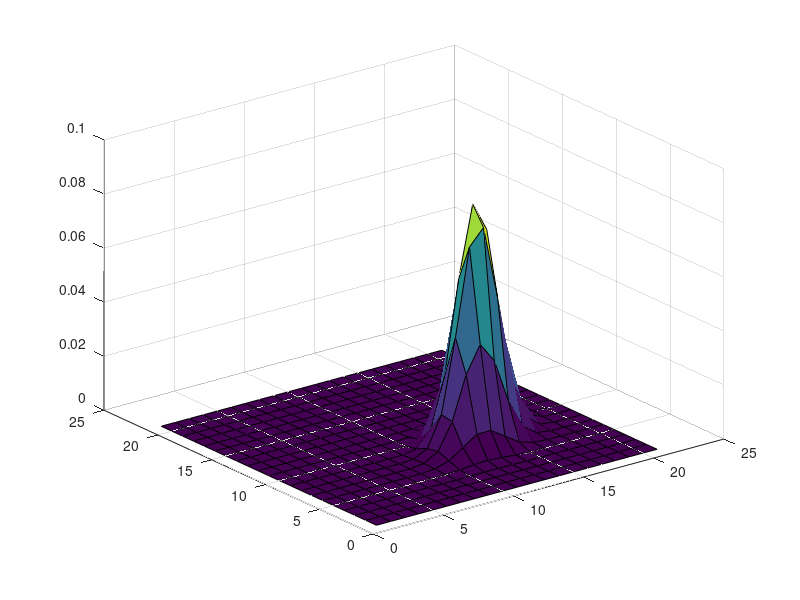

The MATLAB source for this figure:
%% Specify the parameters
% This defines the square around the origin (0, 0) in which the proability
% densities will be calculated
L = 10;
mu = [3;-2.4]; % the mean (a point in 2D)
theta = 30*pi/180; % rotation angle (which specifies the eigenvectors)
% These are actually eigenvalues
scale1 = 3;
scale2 = 1;
%% Calculate the covariance matrix
% Effectively we use a matrix C to rotate the point [x y], scale it, and then
% rotate it back
% R performs the rotation, remember R? = inv(R), and S the scaling
R = [cos(theta) -sin(theta); sin(theta) cos(theta)]; % rotation matrix
S = [scale1 0; 0 scale2]; % scale matrix, a diagonal matrix
C = R*S*R'; % the covariance
%% Calculate the probability distribution
X = -L:L; % vector of x locations
Y = -L:L; % vector of y locations
probG = zeros( 2*L+1, 2*L+1 ); % an array to hold the Gaussian distribution
%probability values
K = 1/(2*pi*sqrt(det(C))); % a constant
for j = 1:length(Y)
for i = 1:length(X)
x = X(i) - mu(1);
y = Y(j) - mu(2);
probG(j,i) = K*exp( -0.5* [x y] * inv(C) * [x; y] );
end
end
%% Plot it in 3D
figure
surf( probG );
% All going well, this should sum to 1.0
sum(probG(:))